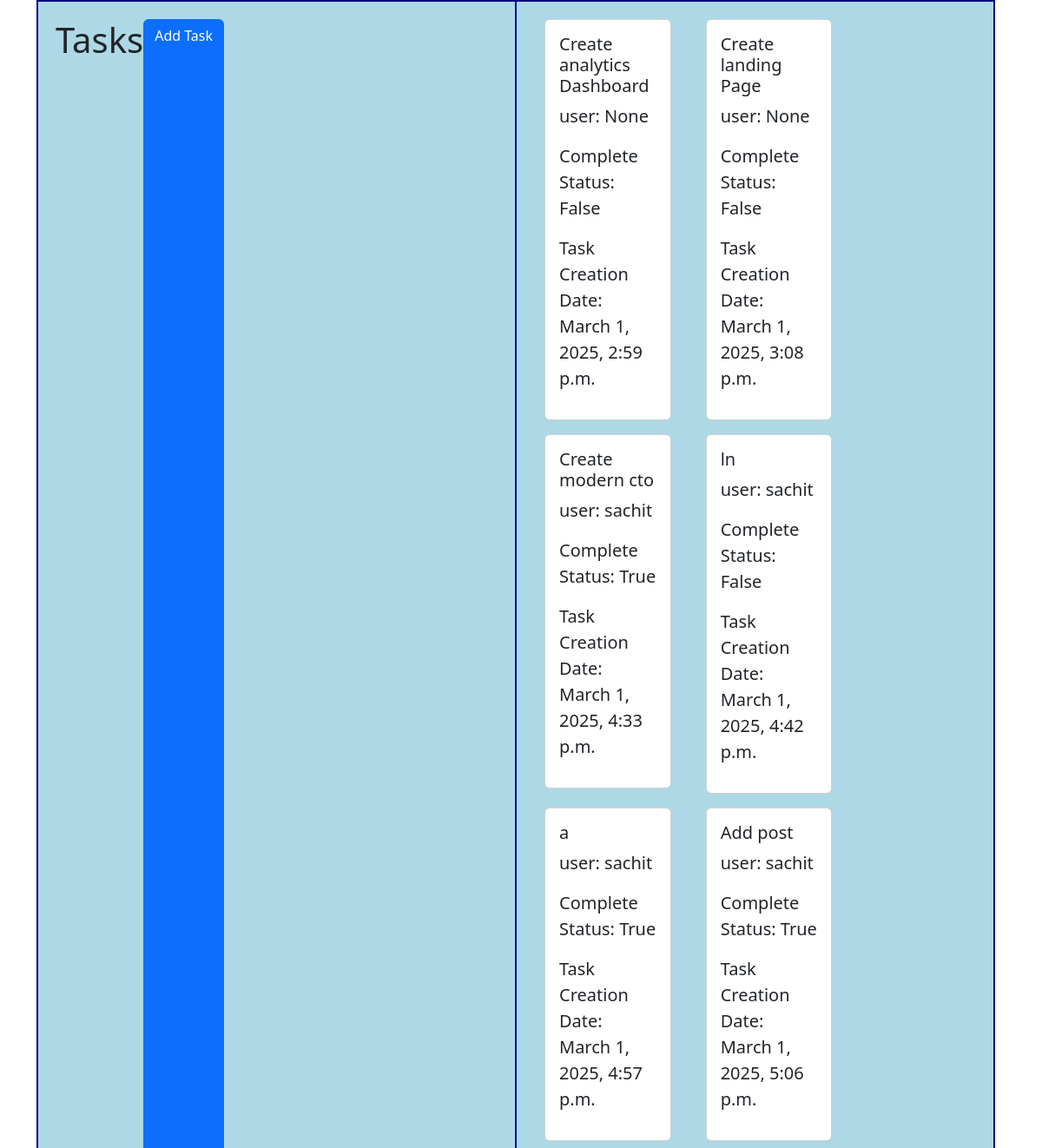
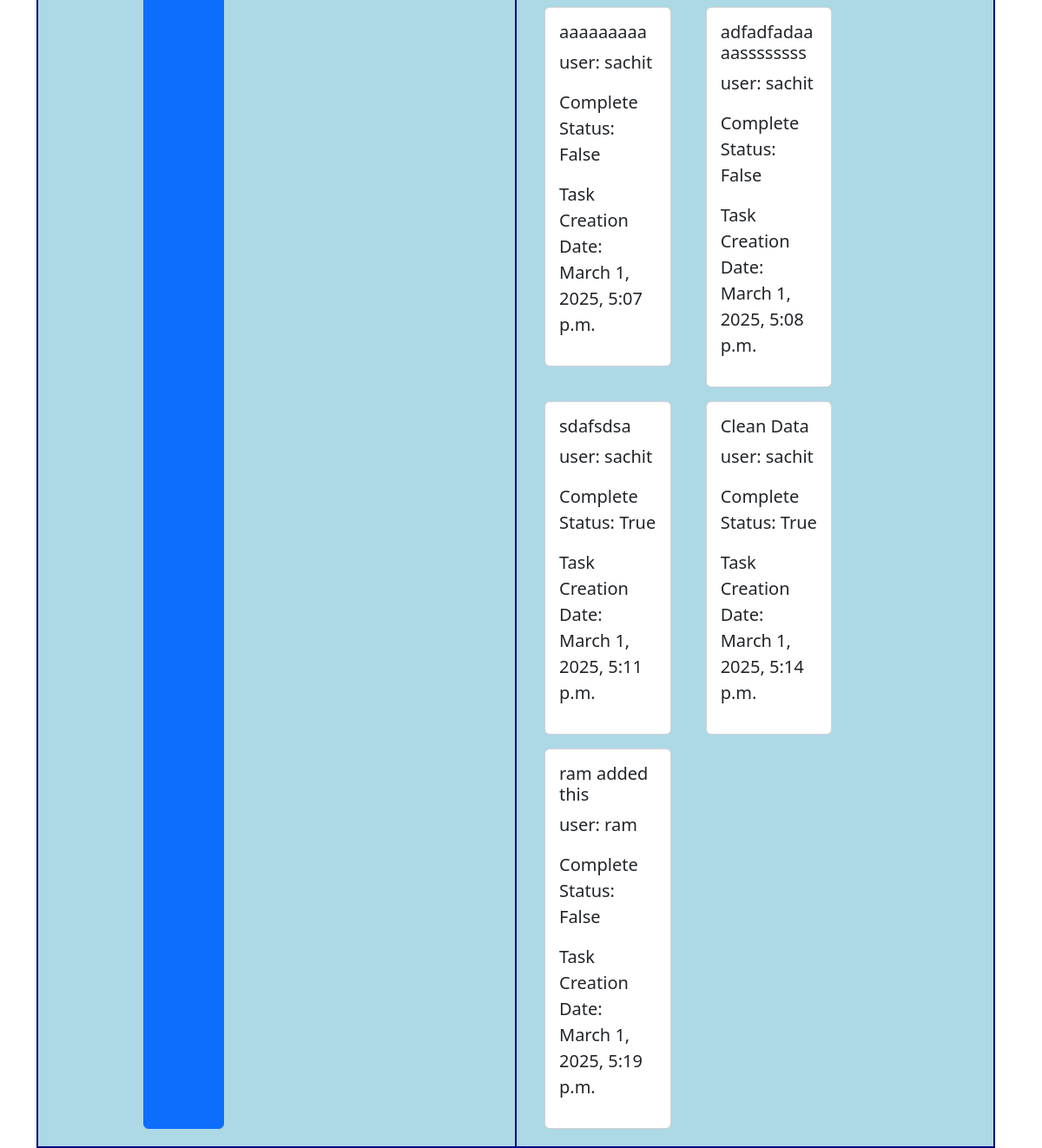
Before: / with the older database file (2 pictures, top to bottom).
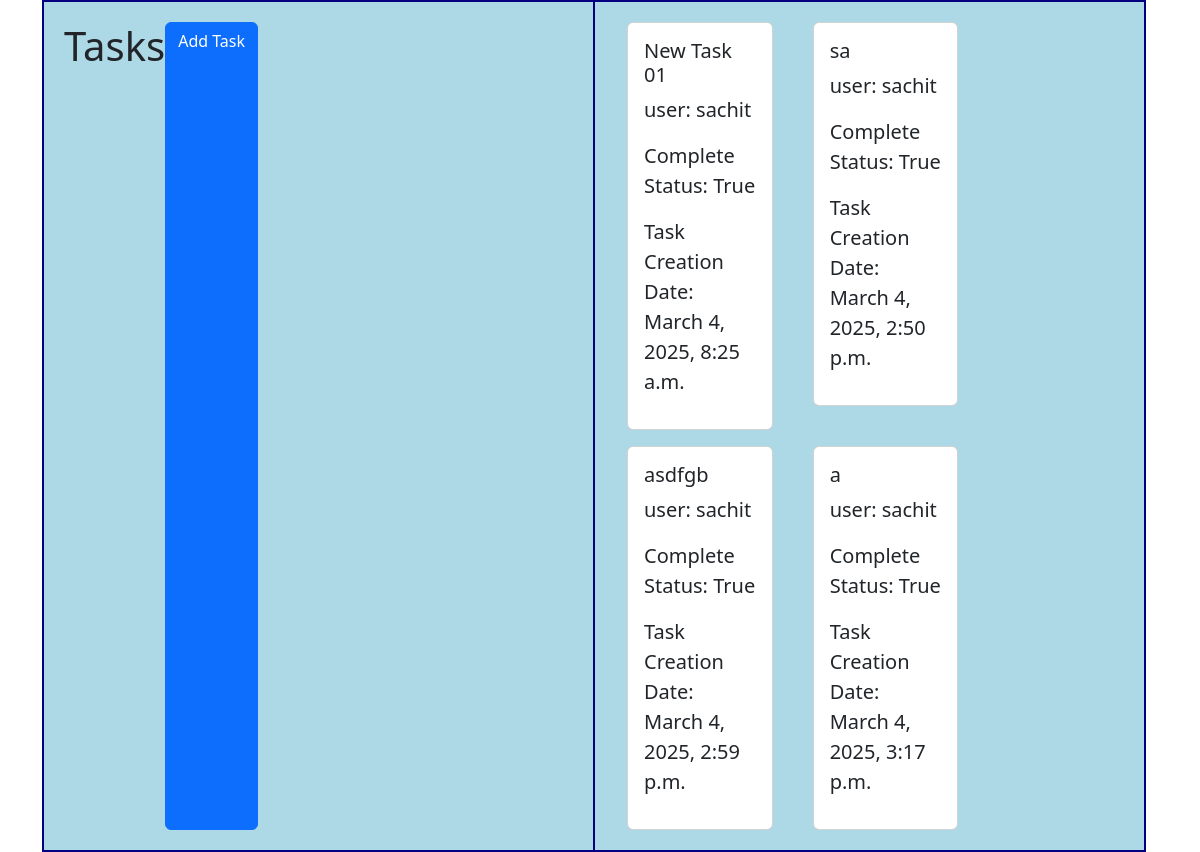
After: the same page with the newer database file.
### tasks/models.py (models this page shows)
class tasks(models.Model):
    user = models.ForeignKey(User, on_delete=models.CASCADE , null=True, blank=True)
    title = models.CharField(max_length=200)
    complete = models.BooleanField(default=False)
    created = models.DateTimeField(auto_now_add=True)

### tasks/views.py (the view)
# urls.py: path('', views.tasks_list, name='tasks_list'),  # This should work now
def tasks_list(request):
    task_list = tasks.objects.all()  # Retrieve all tasks from the database
    return render(request, 'tasks/task_haru.html', {'tasks': task_list})  # Pass tasks to the template

### tasks/templates/tasks/task_haru.html (shortened to what this page needs)
{% extends "layout.html" %}
{% block content %}
<div class="container">
    <div class="item1"> <h1>Tasks</h1>
        <a href="{% url 'task_create' %}" class="btn btn-primary">Add Task</a></div>
    <div class="item2 container row gap-3 ">
        {% for task in tasks %}
        <div class="col-md-4">
            <div class="card">
                <div class="card-body">
                    <h5 class="card-title">{{ task.title }}</h5>
                <p>user: {{task.user}}</p>
                <p>Complete Status: {{task.complete}}</p>
                <p>Task Creation Date: {{task.created}}</p>
                </div>
            </div>
        </div>
    {% empty %}
        <p>No tasks available.</p>
    {% endfor %}</div>
{% endblock %}

### templates/layout.html (shortened to what this page needs)
{% load static %}
<!DOCTYPE html>
<html lang="en">
  <head>
    <link
      href="https://cdn.jsdelivr.net/npm/bootstrap@5.3.3/dist/css/bootstrap.min.css"
      rel="stylesheet"
    />
  </head>
  <body>
    <div class="">{% block content %}{% endblock %}</div>
  </body>
</html>

### templates/layout.html (style rules this page uses)
.container { display: grid; grid-template-columns: repeat(2, 1fr); gap: 10px; }
.item1 { background-color: lightblue; display: flex; font-size: 20px; border: 2px solid navy; padding: 20px; }
.item2 { background-color: lightblue; display: flex; font-size: 20px; border: 2px solid navy; padding: 20px; }

Changed rows visible on the page:
removed tasks: title "Create analytics Dashboard", user "None", complete "False", created "March 1, 2025, 2:59 p.m."
removed tasks: title "Create landing Page", user "None", complete "False", created "March 1, 2025, 3:08 p.m."
removed tasks: title "Create modern cto", user "sachit", complete "True", created "March 1, 2025, 4:33 p.m."
removed tasks: title "ln", user "sachit", complete "False", created "March 1, 2025, 4:42 p.m."
removed tasks: title "a", user "sachit", complete "True", created "March 1, 2025, 4:57 p.m."
removed tasks: title "Add post", user "sachit", complete "True", created "March 1, 2025, 5:06 p.m."
removed tasks: title "aaaaaaaaa", user "sachit", complete "False", created "March 1, 2025, 5:07 p.m."
removed tasks: title "adfadfadaaaassssssss", user "sachit", complete "False", created "March 1, 2025, 5:08 p.m."
removed tasks: title "sdafsdsa", user "sachit", complete "True", created "March 1, 2025, 5:11 p.m."
removed tasks: title "Clean Data", user "sachit", complete "True", created "March 1, 2025, 5:14 p.m."
removed tasks: title "ram added this", user "ram", complete "False", created "March 1, 2025, 5:19 p.m."
added tasks: title "New Task 01", user "sachit", complete "True", created "March 4, 2025, 8:25 a.m."
added tasks: title "sa", user "sachit", complete "True", created "March 4, 2025, 2:50 p.m."
added tasks: title "asdfgb", user "sachit", complete "True", created "March 4, 2025, 2:59 p.m."
added tasks: title "a", user "sachit", complete "True", created "March 4, 2025, 3:17 p.m."
